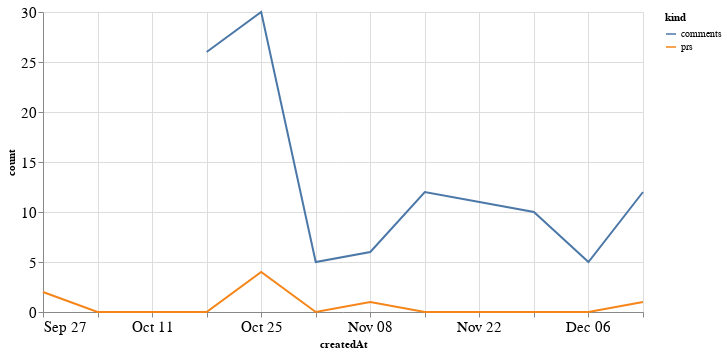

Notebook code cell kept with this figure:
### Code cell
alt.Chart(total_time, width=600).mark_line().encode(
    x='createdAt',
    y='count',
    color='kind'
)

### Figure 1 — Vega-Lite specification as saved in the notebook (floating-point values rounded to 4 significant figures)
{"config": {"axisLeft": {"labelFontSize": 15}, "axisBottom": {"labelFontSize": 15}}, "data": {"name": "data-1728ef29b3450ab0c881e659d2b801ea"}, "mark": "line", "encoding": {"color": {"type": "nominal", "field": "kind"}, "x": {"type": "temporal", "field": "createdAt"}, "y": {"type": "quantitative", "field": "count"}}, "width": 600, "$schema": "https://vega.github.io/schema/vega-lite/v4.8.1.json", "datasets": {"data-1728ef29b3450ab0c881e659d2b801ea": [{"createdAt": "2020-09-27T00:00:00", "kind": "prs", "count": 2.0}, {"createdAt": "2020-10-04T00:00:00", "kind": "prs", "count": 0.0}, {"createdAt": "2020-10-11T00:00:00", "kind": "prs", "count": 0.0}, {"createdAt": "2020-10-18T00:00:00", "kind": "prs", "count": 0.0}, {"createdAt": "2020-10-25T00:00:00", "kind": "prs", "count": 4.0}, {"createdAt": "2020-11-01T00:00:00", "kind": "prs", "count": 0.0}, {"createdAt": "2020-11-08T00:00:00", "kind": "prs", "count": 1.0}, {"createdAt": "2020-11-15T00:00:00", "kind": "prs", "count": 0.0}, {"createdAt": "2020-11-22T00:00:00", "kind": "prs", "count": 0.0}, {"createdAt": "2020-11-29T00:00:00", "kind": "prs", "count": 0.0}, {"createdAt": "2020-12-06T00:00:00", "kind": "prs", "count": 0.0}, {"createdAt": "2020-12-13T00:00:00", "kind": "prs", "count": 1.0}, {"createdAt": "2020-09-27T00:00:00", "kind": "comments", "count": null}, {"createdAt": "2020-10-04T00:00:00", "kind": "comments", "count": null}, {"createdAt": "2020-10-11T00:00:00", "kind": "comments", "count": null}, {"createdAt": "2020-10-18T00:00:00", "kind": "comments", "count": 26.0}, {"createdAt": "2020-10-25T00:00:00", "kind": "comments", "count": 30.0}, {"createdAt": "2020-11-01T00:00:00", "kind": "comments", "count": 5.0}, {"createdAt": "2020-11-08T00:00:00", "kind": "comments", "count": 6.0}, {"createdAt": "2020-11-15T00:00:00", "kind": "comments", "count": 12.0}, {"createdAt": "2020-11-22T00:00:00", "kind": "comments", "count": 11.0}, {"createdAt": "2020-11-29T00:00:00", "kind": "comments", "count": 10.0}, {"createdAt": "2020-12-06T00:00:00", "kind": "comments", "count": 5.0}, {"createdAt": "2020-12-13T00:00:00", "kind": "comments", "count": 12.0}]}}
